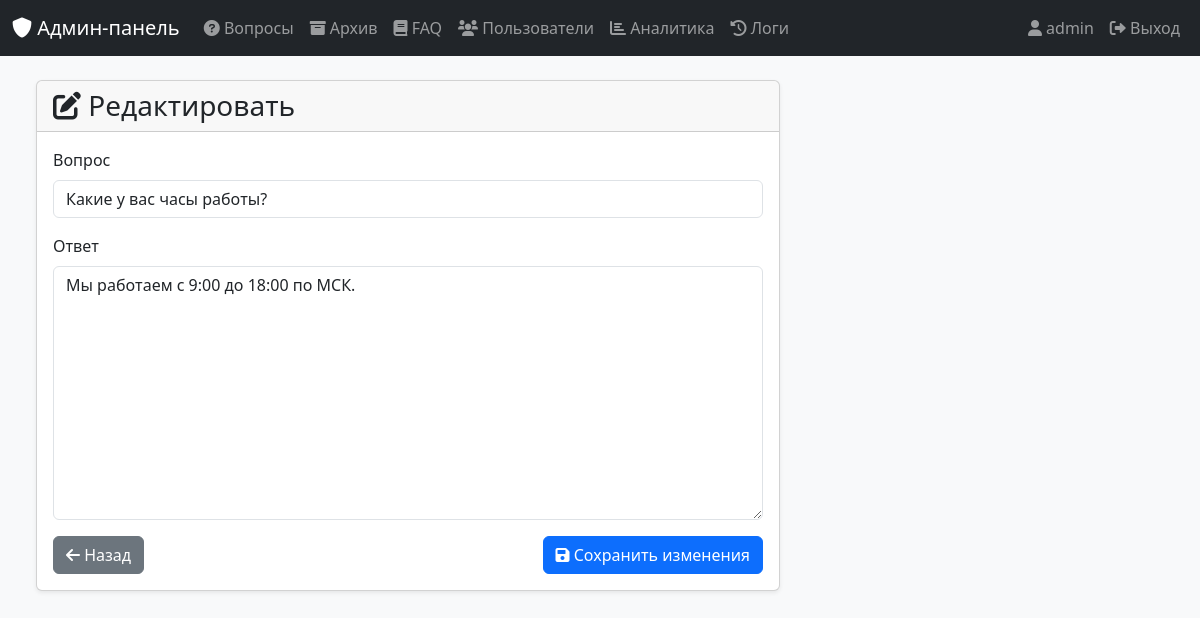
The app's page /faq/edit/2 (signed in) with its own data.
### database.py (models this page shows)
class User(Base, UserMixin):
    __tablename__ = "users"
    id = Column(Integer, primary_key=True, index=True)
    username = Column(String, unique=True, nullable=False)
    password = Column(String, nullable=False)
    role = Column(String, default="user")
    _is_active = Column("is_active", Integer, default=1)
    logs = relationship("Log", back_populates="user")

class FAQ(Base):
    __tablename__ = "faq"
    id = Column(Integer, primary_key=True, index=True)
    question = Column(Text, nullable=False)
    answer = Column(Text, nullable=False)

### admin_panel.py (the view, shortened to what this page needs)
@app.route("/faq/edit/<int:faq_id>", methods=["GET", "POST"])
@login_required
@requires_role("admin", "superadmin")
def edit_faq(faq_id):
    session = SessionLocal()
    try:
        faq = session.query(FAQ).filter(FAQ.id == faq_id).first()
    finally:
        session.close()
    if not faq:
        flash("Вопрос не найден.", "danger")
        return redirect(url_for("faq"))
    return render_template("edit_faq.html", faq=faq)

### admin_panel.py (called while the page is built)
def requires_role(*roles):
    def decorator(f):
        @wraps(f)
        def wrapped(*args, **kwargs):
            if not current_user.role in roles:
                flash("У вас нет доступа к этой странице.", "danger")
                return redirect(url_for("index"))
            return f(*args, **kwargs)
        return wrapped
    return decorator

### auth.py (called while the page is built)
@login_manager.user_loader
def load_user(user_id):
    session = SessionLocal()
    try:
        user = session.query(User).filter(User.id == user_id).first()
        return user
    finally:
        session.close()

### templates/edit_faq.html (shortened to what this page needs)
{% extends "base.html" %}
{% block content %}
<div class="container-fluid mt-4">
    <div class="row">
        <div class="col-md-8">
            <div class="card shadow-sm">
                <div class="card-header">
                    <h3 class="mb-0"><i class="fas fa-edit"></i> Редактировать </h3>
                </div>
                <div class="card-body">
                    <form method="post">
                        <div class="mb-3">
                            <label for="question" class="form-label">Вопрос</label>
                            <input type="text" class="form-control" id="question" name="question"
                                   value="{{ faq.question }}" required>
                        </div>
                        <div class="mb-3">
                            <label for="answer" class="form-label">Ответ</label>
                            <textarea class="form-control" id="answer" name="answer"
                                    rows="10" required>{{ faq.answer }}</textarea>
                        </div>
                        <div class="d-flex justify-content-between">
                            <a href="{{ url_for('faq') }}" class="btn btn-secondary">
                                <i class="fas fa-arrow-left"></i> Назад
                            </a>
                            <button type="submit" class="btn btn-primary">
                                <i class="fas fa-save"></i> Сохранить изменения
                            </button>
                        </div>
                    </form>
                </div>
            </div>
        </div>
    </div>
</div>
{% endblock %}

### templates/base.html (shortened to what this page needs)
<!DOCTYPE html>
<html lang="ru">
<head>
    <link href="https://cdn.jsdelivr.net/npm/bootstrap@5.3.2/dist/css/bootstrap.min.css" rel="stylesheet">
    <link href="https://cdnjs.cloudflare.com/ajax/libs/font-awesome/6.0.0-beta3/css/all.min.css" rel="stylesheet">
</head>
<body class="bg-light">
    <div class="container-fluid px-0">
        <nav class="navbar navbar-expand-lg navbar-dark bg-dark mb-4">
            <div class="container-fluid">
                <a class="navbar-brand" href="{{ url_for('index') }}">
                    <i class="fas fa-shield-alt"></i> Админ-панель
                </a>
                <div class="collapse navbar-collapse" id="navbarNav">
                    <ul class="navbar-nav">
                        {% if current_user.is_authenticated %}
                            <li class="nav-item">
                                <a class="nav-link" href="{{ url_for('index') }}">
                                    <i class="fas fa-question-circle"></i> Вопросы
                                </a>
                            </li>
                            <li class="nav-item">
                                <a class="nav-link" href="{{ url_for('archive') }}">
                                    <i class="fas fa-archive"></i> Архив
                                </a>
                            </li>
                            <li class="nav-item">
                                <a class="nav-link" href="{{ url_for('faq') }}">
                                    <i class="fas fa-book"></i> FAQ
                                </a>
                            </li>
                            {% if current_user.role in ['admin', 'superadmin'] %}
                                <li class="nav-item">
                                    <a class="nav-link" href="{{ url_for('manage_users') }}">
                                        <i class="fas fa-users"></i> Пользователи
                                    </a>
                                </li>
                                <li class="nav-item">
                                    <a class="nav-link" href="{{ url_for('analytics') }}">
                                        <i class="fas fa-chart-bar"></i> Аналитика
                                    </a>
                                </li>
                                <li class="nav-item">
                                    <a class="nav-link" href="{{ url_for('logs_page') }}">
                                        <i class="fas fa-history"></i> Логи
                                    </a>
                                </li>
                            {% endif %}
                        {% endif %}
                    </ul>
                    {% if current_user.is_authenticated %}
                        <ul class="navbar-nav ms-auto">
                            <li class="nav-item">
                                <span class="nav-link">
                                    <i class="fas fa-user"></i> {{ current_user.username }}
                                </span>
                            </li>
                            <li class="nav-item">
                                <a class="nav-link" href="{{ url_for('auth.logout') }}">
                                    <i class="fas fa-sign-out-alt"></i> Выход
                                </a>
                            </li>
                        </ul>
                    {% endif %}
                </div>
            </div>
        </nav>
        <div class="container-fluid px-2 px-md-3 px-lg-4">
            {% block content %}{% endblock %}
        </div>
    </div>
</body>
</html>

### records on screen
User: username "admin"
FAQ: question "Какие у вас часы работы?", answer "Мы работаем с 9:00 до 18:00 по МСК."
